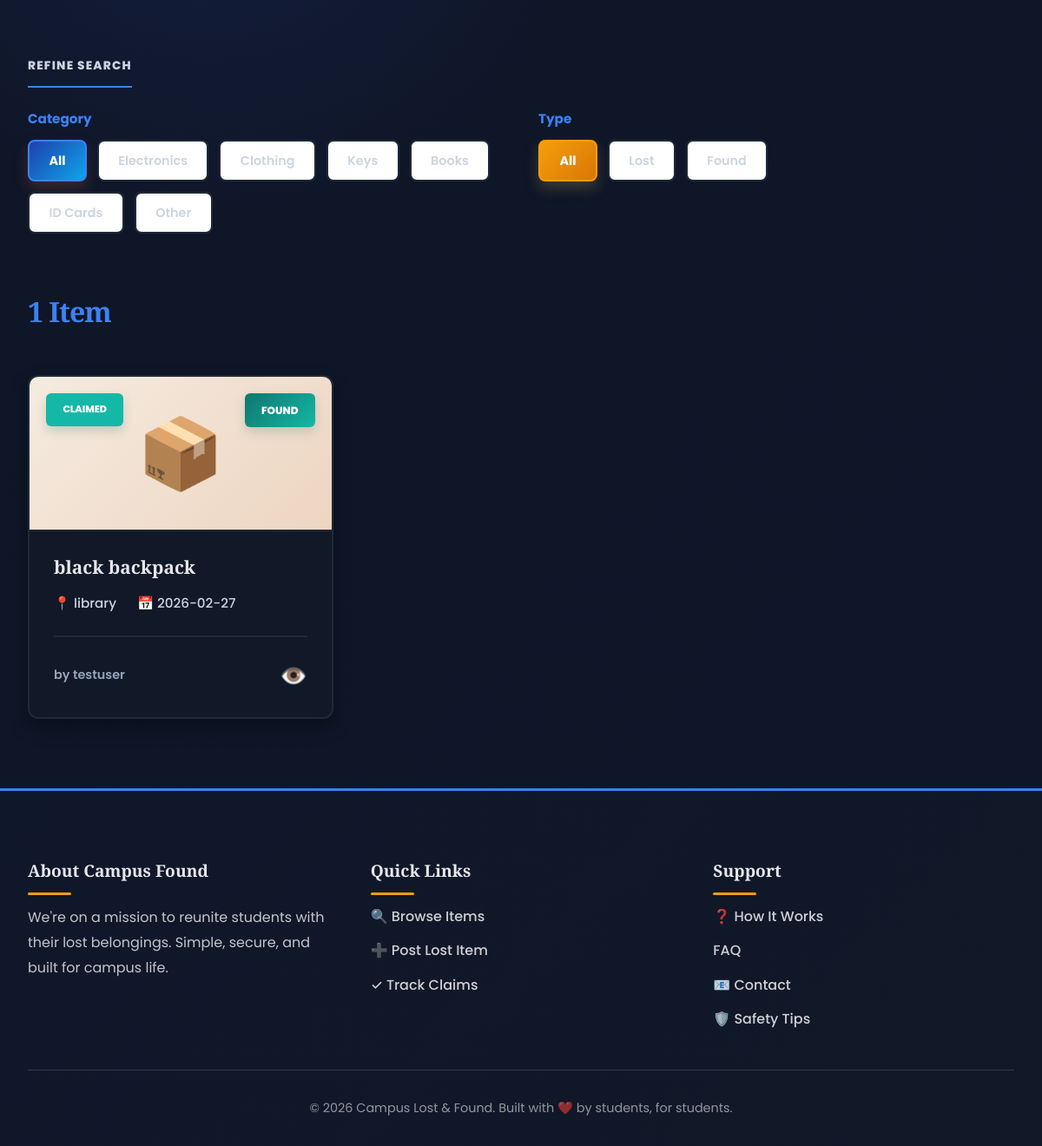
Before: / (lower part) with the older database file.
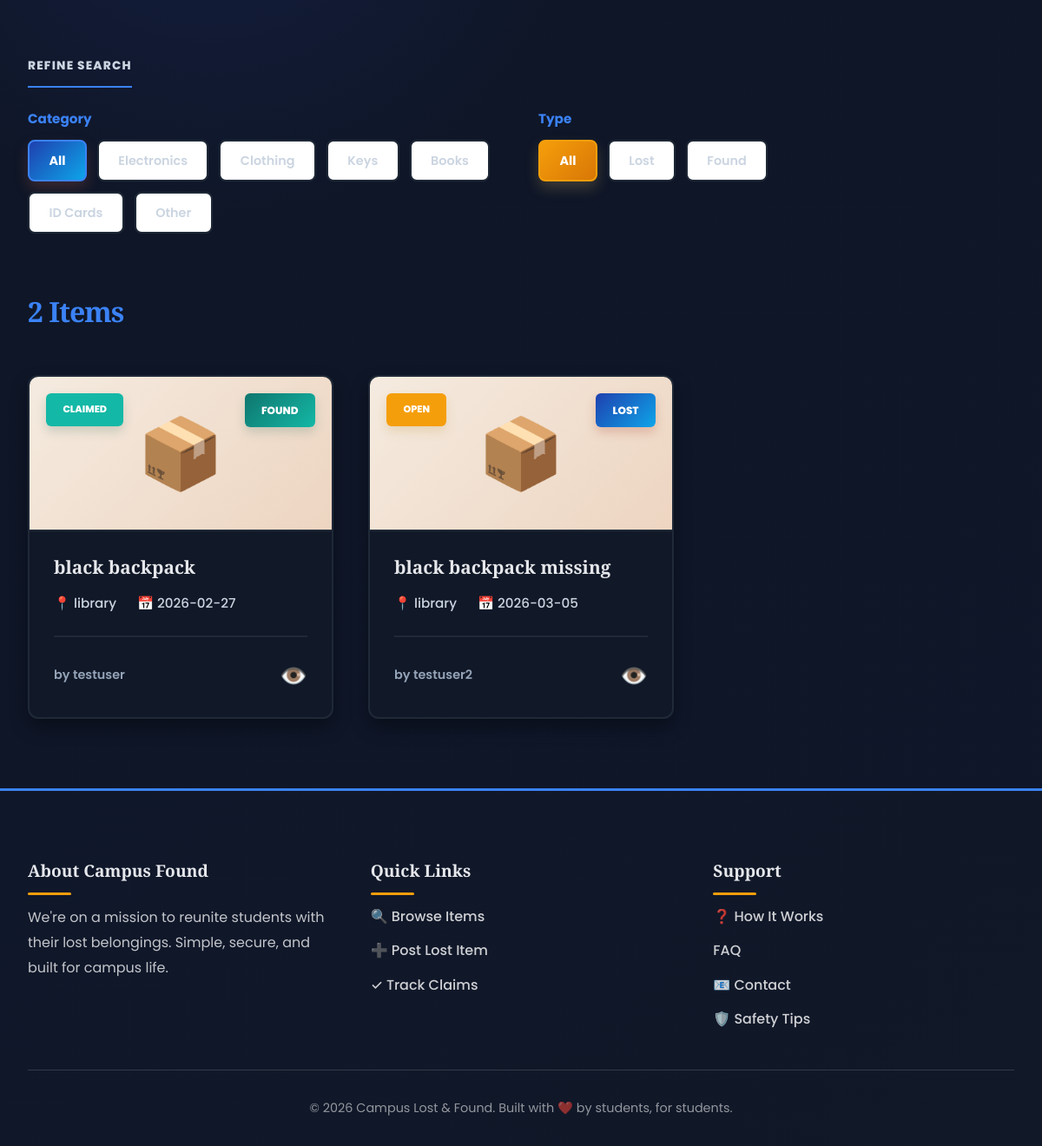
After: the same page with the newer database file.
### items/models.py (models this page shows, shortened)
class Category(models.Model):
    name = models.CharField(max_length=100)

class Item(models.Model):
    TYPE_CHOICES = [
        ('Lost', 'Lost'),
        ('Found', 'Found'),
    ]
    STATUS_CHOICES = [
        ('Open', 'Open'),
        ('Claimed', 'Claimed'),
        ('Resolved', 'Resolved'),
    ]
    title       = models.CharField(max_length=200)
    description = models.TextField()
    category    = models.ForeignKey(Category, on_delete=models.CASCADE)
    type        = models.CharField(max_length=10, choices=TYPE_CHOICES)
    image       = models.ImageField(upload_to='item_images/', blank=True, null=True)
    location    = models.CharField(max_length=200)
    date        = models.DateField(auto_now_add=True)
    status      = models.CharField(max_length=10, choices=STATUS_CHOICES, default='Open')
    owner       = models.ForeignKey(User, on_delete=models.CASCADE)

### users/models.py (models this page shows)
class User(AbstractUser):
    ROLE_CHOICES = [
        ('student', 'Student'),
        ('admin', 'Admin')
    ]
    role = models.CharField(max_length=10, choices = ROLE_CHOICES, default='student')
    reputation_score = models.IntegerField(default=0)

### items/views.py (the view)
# urls.py: path('', home, name='home'),
def home(request):
    items = Item.objects.all()
    categories = Category.objects.all()
    q = request.GET.get('q', '').strip()
    if q:
        items = items.filter(Q(title__icontains=q) | Q(description__icontains=q))
    category_id = request.GET.get('category', '')
    selected_category_name = ''
    if category_id:
        items = items.filter(category__id=category_id)
        try:
            selected_category_name = Category.objects.get(id=category_id).name
        except Category.DoesNotExist:
            pass
    item_type = request.GET.get('type', '')
    if item_type in ['Lost', 'Found']:
        items = items.filter(type=item_type)
    context = {
        'items': items,
        'categories': categories,
        'selected_category_name': selected_category_name,
    }
    return render(request, 'home.html', context)

### items/context_processors.py (called while the page is built)
def notifications_count(request):
    if request.user.is_authenticated:
        count = request.user.notifications.filter(is_read=False).count()
    else:
        count = 0
    return {'unread_notifications': count}

### templates/home.html (shortened to what this page needs)
{% extends 'base.html' %}
{% block content %}
<div class="filters">
  <div class="filter-label">Refine Search</div>
  <div class="filter-grid">
    <div class="filter-group">
      <label>Category</label>
      <div class="filter-buttons">
        <a href="?{% if request.GET.q %}q={{ request.GET.q }}&{% endif %}{% if request.GET.type %}type={{ request.GET.type }}{% endif %}" class="filter-btn {% if not request.GET.category %}active{% endif %}">All</a>
        {% for category in categories %}
        <a href="?category={{ category.id }}" class="filter-btn ">{{ category.name }}</a>
        {% endfor %}
      </div>
    </div>
    <div class="filter-group">
      <label>Type</label>
      <div class="filter-buttons">
        <a href="?{% if request.GET.q %}q={{ request.GET.q }}&{% endif %}{% if request.GET.category %}category={{ request.GET.category }}{% endif %}" class="filter-btn coral {% if not request.GET.type %}active{% endif %}">All</a>
        <a href="?type=Lost" class="filter-btn coral ">Lost</a>
        <a href="?type=Found" class="filter-btn coral ">Found</a>
      </div>
    </div>
  </div>
</div>
<div class="items-section">
  <div class="items-header">
    <h2>{{ items.count }} Item{{ items.count|pluralize }}</h2>
  </div>
  <div class="items-grid">
    {% for item in items %}
    <div class="item-card">
      <div class="item-image">
        <div class="item-type-badge {% if item.type == 'Found' %}found{% endif %}">{{ item.type }}</div>
        <div class="item-status-badge {% if item.status == 'Claimed' %}claimed{% endif %}">{{ item.status }}</div>
        {% if item.image %}
        <img src="{{ item.image.url }}" alt="{{ item.title }}" style="max-width:100%;max-height:200px;object-fit:cover;" />
        {% else %}
        <div style="font-size:5rem;line-height:5rem;">📦</div>
        {% endif %}
      </div>
      <div class="item-content">
        <h3 class="item-title">{{ item.title }}</h3>
        <div class="item-meta">
          <div class="meta-item">📍 {{ item.location }}</div>
          <div class="meta-item">📅 {{ item.date|date:"Y-m-d" }}</div>
        </div>
        <div class="item-footer">
          <span class="item-owner">by {{ item.owner.get_full_name|default:item.owner.username }}</span>
          <div style="display:flex;align-items:center;gap:0.6rem;">
            <a href="{% url 'item_detail' item.id %}" class="view-btn" title="View details">👁️</a>
          </div>
        </div>
      </div>
    </div>
    {% empty %}
    <div style="grid-column:1/-1;text-align:center;padding:3rem;color:var(--text-secondary);">
      <p style="font-size:1.1rem;">No items found. Try adjusting your filters.</p>
      <a href="{% url 'home' %}" style="color:var(--primary-rust);font-weight:700;text-decoration:underline;">Clear filters</a>
    </div>
    {% endfor %}
  </div>
</div>
{% endblock %}

Changed rows visible on the page:
added Item: type "LOST", status "OPEN", title "black backpack missing", location "library", date "2026-03-05", owner.get_full_name "testuser2"
Other visible differences:
{{ items.count }}: "1" → "2"
